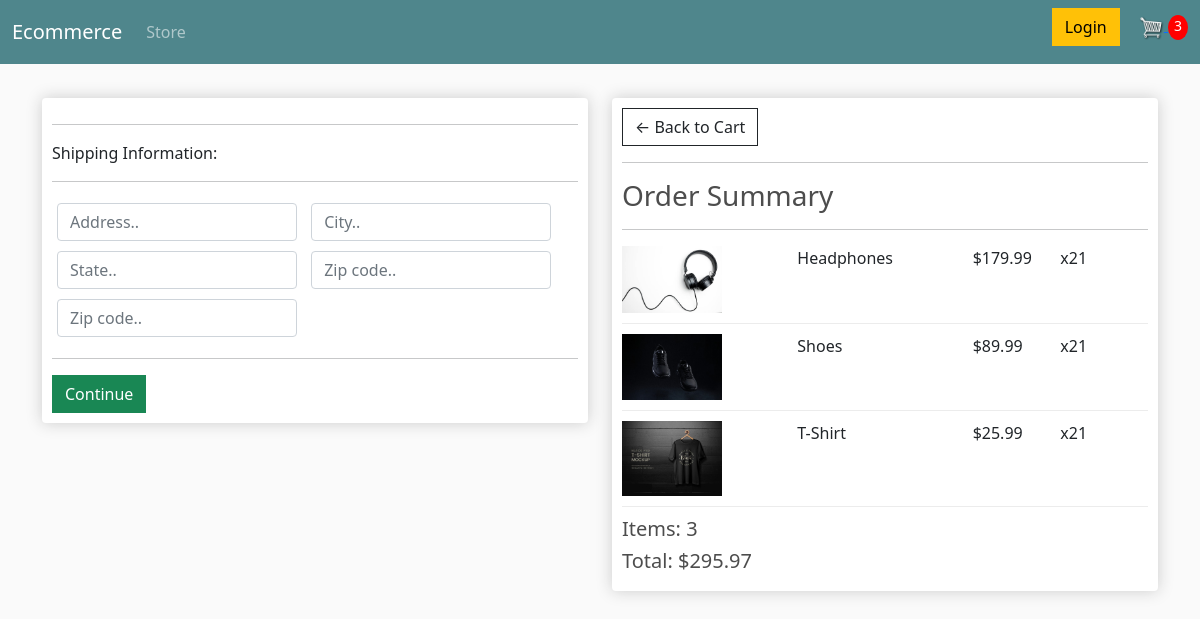
Screenshot of /checkout/ (signed in) with the database file from the repository.
### store/models.py (models this page shows, shortened)
class OrderItem(models.Model):
    product = models.ForeignKey(Product, on_delete=models.SET_NULL, blank=True, null=True)
    order = models.ForeignKey(Order, on_delete=models.SET_NULL, blank=True, null=True)
    quantity = models.IntegerField(default=0, null=True, blank=True)
    date_added = models.DateTimeField(auto_now_add=True)
    @property
    def get_total(self):
        total = self.product.price * self.quantity
        return total

class Product(models.Model):
    name = models.CharField(max_length=200, null=True)
    price = models.DecimalField(max_digits=7, decimal_places=2)
    digital = models.BooleanField(default=False, null=True)
    image = models.ImageField(null=True, blank=True)
    @property
    def imageURL(self):
        try:
            url = self.image.url
        except:
            url = ''
        return url

class Order(models.Model):
    customer = models.ForeignKey(Customer, on_delete=models.SET_NULL, blank=True, null=True)
    date_ordered = models.DateTimeField(auto_now_add=True)
    complete = models.BooleanField(default=False, null=True, blank=False)
    transaction_id = models.CharField(max_length=200, null=True)
    @property
    def shipping(self):
        shipping=False
        orderitems = self.orderitem_set.all()
        for i in orderitems:
            if i.product.digital == False:
                shipping = True
        return shipping
    @property
    def get_cart_total(self):
        orderitems = self.orderitem_set.all()
        total = sum([item.get_total for item in orderitems])
        return total
    @property
    def get_cart_items(self):
        orderitems = self.orderitem_set.all()
        total = sum([item.quantity for item in orderitems])
        return total

### store/views.py (the view)
# urls.py: path('checkout/', views.checkout, name='checkout'),
def checkout(request):
    data = cartData(request)
    cartItems = data['cartItems']
    order = data['order']
    items = data['items']
    context = {
        'items':items,
        'order':order,
        'cartItems':cartItems
    }
    return render(request, 'checkout.html', context)

### store/utils.py (called while the page is built)
def cartData(request):
    if request.user.is_authenticated:
        customer = request.user.customer
        order, created = Order.objects.get_or_create(customer=customer, complete=False)
        items = order.orderitem_set.all()
        cartItems = order.get_cart_items
    else:
        cookieData = cookieCart(request)
        cartItems = cookieData['cartItems']
        order = cookieData['order']
        items = cookieData['items']
    return {'cartItems':cartItems, 'order':order, 'items':items}

### store/templates/checkout.html (shortened to what this page needs)
{% extends 'main.html' %}
{% load static %}
{% block content %}
    <div class="row">
        <div class="col-lg-6">
            <div class="box-element" id="form-wrapper">
                <form id="form">
                    <div id="shipping-info">
                        <hr>
                        <p>Shipping Information:</p>
                        <hr>
                        <div class="form-field">
                            <input required class="form-control" type="text" name="address" placeholder="Address..">
                        </div>
                        <div class="form-field">
                            <input required class="form-control" type="text" name="city" placeholder="City..">
                        </div>
                        <div class="form-field">
                            <input required class="form-control" type="text" name="state" placeholder="State..">
                        </div>
                        <div class="form-field">
                            <input required class="form-control" type="text" name="zipcode" placeholder="Zip code..">
                        </div>
                        <div class="form-field">
                            <input required class="form-control" type="text" name="country" placeholder="Zip code..">
                        </div>
                    </div>
                    <hr>
                    <input id="form-button" class="btn btn-success btn-block" type="submit" value="Continue">
                </form>
            </div>
            <br>
        </div>
        <div class="col-lg-6">
            <div class="box-element" id="form-wrapper">
                <a  class="btn btn-outline-dark" href="{% url 'cart' %}">&#x2190; Back to Cart</a>
                <hr>
                <h3>Order Summary</h3>
                <hr>
                {% for item in items %}
                <div class="cart-row">
                    <div style="flex:2"><img class="row-image" src="{{item.product.imageURL}}"></div>
                    <div style="flex:2"><p>{{item.product.name}}</p></div>
                    <div style="flex:1"><p>${{item.product.price}}</p></div>
                    <div style="flex:1"><p>x2{{item.quantity}}</p></div>
                </div>
                {% endfor %}
                <h5>Items:   {{order.get_cart_items}}</h5>
                <h5>Total:   ${{order.get_cart_total|floatformat:2}}</h5>
            </div>
            </div>
        </div>
    </div>
{% endblock content%}

### static/css/main.css (style rules this page uses)
body { background-color: hsl(0, 0%, 98%); }
h1,h2,h3,h4,h5,h6 { color:hsl(0, 0%, 30%); }
.box-element { box-shadow:hsl(0, 0%, 80%) 0 0 16px; background-color: #fff; border-radius: 4px; padding: 10px; }
.col-lg-4, .col-lg-6, .col-lg-8, .col-lg-12 { margin-top: 10px; }
.btn { border-radius: 0; }
.row-image { width: 100px; }
.form-field { width:250px; display: inline-block; padding: 5px; }
.cart-row { display: flex; align-items: flex-stretch; padding-bottom: 10px; margin-bottom: 10px; border-bottom: 1px solid #ececec; }

### rows the page displays
OrderItem: product.imageURL (picture), product.name "Headphones", product.price "179.99", quantity "1"
OrderItem: product.imageURL (picture), product.name "Shoes", product.price "89.99", quantity "1"
OrderItem: product.imageURL (picture), product.name "T-Shirt", product.price "25.99", quantity "1"
Order: get_cart_items "3", get_cart_total "295.97"

### other values shown
{{ cartItems }} "3"
